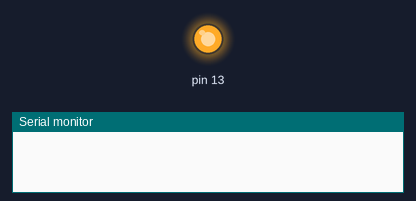
Simulated run of this program. Board: Arduino Uno, built with avr-gcc and run on an emulated ATmega328P. Shown: output pins drawn as LEDs (lit = HIGH), the last lines printed to the serial monitor.

Above: at 0.1 s.
At 12.5 s:
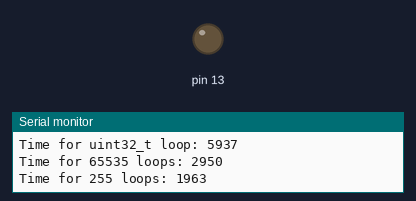
Timing chart, 0 to 14.0 s (numbered marks = the images above):
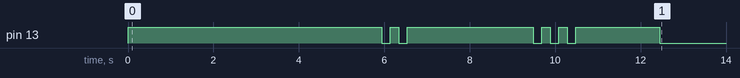

Measured:
- by itself, pin 13: LOW → HIGH at 0.00 s, → LOW 5.9 s later, → HIGH 0.20 s later, → LOW 0.20 s later, … (12 changes in this stretch)

The program:

main.cpp
```cpp
/*--------------------------------------------------------------------
Name: 	Carl Olson
Date: 	02/05/2024
Course: CSCE 336 Embedded Systems (Spring 2024)
File: 	main.cpp
HW/Lab:	Homework 2

Purp:	Learn about serial communication via creating program to turn on LED when certain buttons are pressed as well as to learn about how delay() can be implemented and how to read a datasheet/schematic


Doc:	No one helped me

Academic Integrity Statement: I certify that, while others may have
assisted me in brain storming, debugging and validating this program,
the program itself is my own work. I understand that submitting code
which is the work of other individuals is a violation of the honor
code.  I also understand that if I knowingly give my original work to
another individual is also a violation of the honor code.
--------------------------------------------------------------------*/

#include <Arduino.h>
//definitions for port B registers
#define PORTB_REG (*((volatile uint8_t *) 0x25))
#define PORTB_DDR (*((volatile uint8_t *) 0x24))
#define PORTB_PINS (*((volatile uint8_t *) 0x23))

#define ONE_KEY_OFFSET 48
#define S_VAL 115
#define F_VAL 102

// value to store serial data
int incomingByte = 0;

// delay time which can be modified by data sent in from user (either s for slow or f for fast)
int delay_time = 600;

// bool so only enter section of a function once
bool firstTime = true;

// counter variables for part 3a
uint8_t counter1 = 0xff;
uint16_t counter2 = 0xffff;
uint32_t counter3 = UINT32_MAX;

// counter variables for part 3b
uint16_t newcounter1 = 0xffff;
uint16_t newcounter2 = 0xffff;
uint8_t newcounter3 = 0xff;
uint8_t newcounter4 = 0xff;
uint8_t newcounter5 = 0xff;
uint32_t newcounter6 = UINT32_MAX;

void problem2() {
  // send data only when you receive data:
  if (Serial.available() > 0) {
    // read the incoming byte:
    incomingByte = Serial.read();

    // print value received from keyboard
    Serial.print("I received: ");
    Serial.println(incomingByte, DEC);

    //subtract one lower than the value if 1 is pressed from incomingByte, as shift incomingByte to have values 1-9 when 1-9 are pressed
    incomingByte = incomingByte - ONE_KEY_OFFSET;

    // if we received 1-9, blink that many times
    if (incomingByte >= 1 && incomingByte <= 9) {\
      // loop as many times as incomingByte's value
      for(int i = 0; i < incomingByte; i++) {
      // make PORTB pin 5 go high, turning LED on
      PORTB_REG |= (1 << 5);
      // delay as long as is specified as delay time
      delay(delay_time);

      // make PORTB pin 5 go low by setting 5th bit to 0, turning LED off
      PORTB_REG &= ~(1 << 5);
      delay(delay_time);
    }

    // if 1-9 not sent
    } else {
        // if value is an S (for slow), up delay_time to 1000ms
        if (incomingByte == (S_VAL - ONE_KEY_OFFSET)) {
          delay_time = 1000;

        // otherwise, if value is an F (for fast), lower delay_time to 250ms
        } else if (incomingByte == (F_VAL - ONE_KEY_OFFSET)){
          delay_time = 250;
        }
    }
  }
}

void problem3atestcode() {
  if (firstTime) {
    firstTime = false;

    // timing for uint8_t
    int time = micros();
    // get time for 255 iterations
    for (counter1 = 0; counter1 < 255; counter1++) {
      asm volatile("nop");
    }
    int time2 = micros();

    // print timing of for loop above
    Serial.print("Time for 255 loops: ");
    Serial.println(time2 - time, DEC);

    // timing for uint16_t
    time = millis();
    // get time for 65535 iterations
    for (counter2 = 0; counter2 < 0xffff; counter2++) {
      asm volatile("nop");
    }
    time2 = millis();

    // print timing of for loop above
    Serial.print("Time for 65535 loops: ");
    Serial.println(time2 - time, DEC);

    // timing for uint32_t
    time = millis();
    // get time for 65535 iterations
    for (counter3 = 0; counter3 < 0xffff; counter3++) {
      asm volatile("nop");
    }
    time2 = millis();

    // print timing of for loop above
    Serial.print("Time for uint32_t loop: ");
    Serial.println(time2 - time, DEC);
  }
}

void problem3b() {
  if (firstTime) {
    firstTime = false;

    // turn LED on
    PORTB_REG |= (1 << 5);

    // start timing
    int time = millis();

    // delay for 6 seconds
    for (newcounter6 = 0; newcounter6 < 2638998; newcounter6++) {
      asm volatile("nop");
    }

    // stop timing
    int time2 = millis();

    // turn LED off
    PORTB_REG &= ~(1 << 5);
    Serial.print("Time for uint32_t loop: ");
    Serial.println(time2 - time, DEC);

    // delay while off
    delay(200);

    // turn LED on for blink
    PORTB_REG |= (1 << 5);
    delay(200);

    // turn LED off to finish blink
    PORTB_REG &= ~(1 << 5);
    delay(200);

    // turn LED on
    PORTB_REG |= (1 << 5);

    // start timing
    time = millis();

    // delay for 3 seconds
    for(newcounter1 = 0; newcounter1 < 36; newcounter1++) {
      for (newcounter2 = 0; newcounter2 < 0xffff; newcounter2++) {
        asm volatile("nop");
      }
    }

    // stop timing
    time2 = millis();

    // turn LED off
    PORTB_REG &= ~(1 << 5);
    Serial.print("Time for 65535 loops: ");
    Serial.println(time2 - time, DEC);

    // blink twice
    // delay while off
    delay(200);

    // turn LED on for blink
    PORTB_REG |= (1 << 5);
    delay(200);

    // turn LED off to finish first blink
    PORTB_REG &= ~(1 << 5);
    delay(200);

    // turn LED on for second blink
    PORTB_REG |= (1 << 5);
    delay(200);

    // turn LED off to finish second blink
    PORTB_REG &= ~(1 << 5);
    delay(200);


    // turn LED on
    PORTB_REG |= (1 << 5);

    // start timing
    time = millis();

    // delay for 2 seconds
    for (newcounter3 = 0; newcounter3 < 40; newcounter3++) {
      for (newcounter4 = 0; newcounter4 < 255; newcounter4++) {
        for (newcounter5 = 0; newcounter5 < 255; newcounter5++) {
          asm volatile("nop");
        }
      }
    }

    // stop timing
    time2 = millis();

    // turn LED off
    PORTB_REG &= ~(1 << 5);
    Serial.print("Time for 255 loops: ");
    Serial.println(time2 - time, DEC);
  }
}


void setup() {
  // opens serial port, sets data rate to 9600 bps
  Serial.begin(9600);

  //set PB5 as output pin that defaults low
  PORTB_DDR |= (1 << 5);
  PORTB_REG &= ~(1 << 5);
}

void loop() {
  // problem2();
  // problem3testcode();
  problem3b();
}
```
